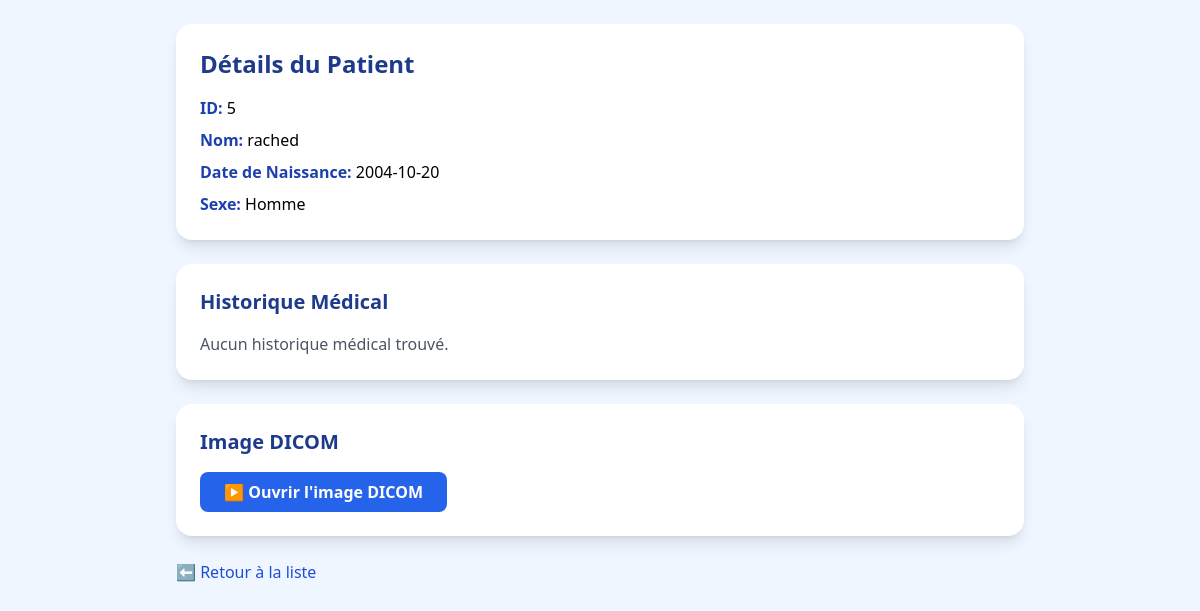
The app's page /pages/patient_details.php?id=5 (signed in) with its own data.
### tables this page shows
CREATE TABLE `patient` (
  `id` int(11) NOT NULL,
  `name` varchar(100) DEFAULT NULL,
  `dob` date DEFAULT NULL,
  `sex` varchar(10) DEFAULT NULL,
  `phone` varchar(20) DEFAULT NULL,
  `address` text DEFAULT NULL
);

### pages/patient_details.php (the view, shortened to what this page needs)
<?php
require_once '../includes/config.php';
$patientId = isset($_GET['id']) && is_numeric($_GET['id']) ? (int)$_GET['id'] : null;
$stmt = $pdo->prepare("SELECT * FROM patient WHERE id = ?");
$stmt->execute([$patientId]);
$patient = $stmt->fetch();
$history = [];
?>
<!DOCTYPE html>
<html lang="fr">
<head>
    <script src="https://cdn.tailwindcss.com"></script>
</head>
<body class="bg-blue-50 min-h-screen font-sans">
<div class="max-w-4xl mx-auto p-6">
    <div class="bg-white p-6 rounded-2xl shadow-lg mb-6">
        <h2 class="text-2xl font-bold text-blue-900 mb-4">Détails du Patient</h2>
        <div class="space-y-2">
            <p><span class="font-semibold text-blue-800">ID:</span> <?= $patient['id'] ?></p>
            <p><span class="font-semibold text-blue-800">Nom:</span> <?= htmlspecialchars($patient['name']) ?></p>
            <p><span class="font-semibold text-blue-800">Date de Naissance:</span> <?= $patient['dob'] ?></p>
            <p><span class="font-semibold text-blue-800">Sexe:</span> <?= $patient['sex'] ?></p>
        </div>
    </div>
    <div class="bg-white p-6 rounded-2xl shadow-lg mb-6">
        <h3 class="text-xl font-semibold text-blue-900 mb-4">Historique Médical</h3>
        <?php if (empty($history)): ?>
            <p class="text-gray-600">Aucun historique médical trouvé.</p>
        <?php endif; ?>
    </div>
    <div class="bg-white p-6 rounded-2xl shadow-lg mb-6">
        <h3 class="text-xl font-semibold text-blue-900 mb-4">Image DICOM</h3>
        <form action="../scripts/launch_dicom.php" method="post">
            <button type="submit" class="px-6 py-2 bg-blue-600 hover:bg-blue-700 text-white rounded-lg font-semibold">
                ▶️ Ouvrir l'image DICOM
            </button>
        </form>
    </div>
    <a href="list_patients.php" class="inline-block text-blue-700 hover:underline">⬅️ Retour à la liste</a>
</div>
</body>
</html>

### records on screen
patient: id "5", name "rached", dob "2004-10-20", sex "Homme"
